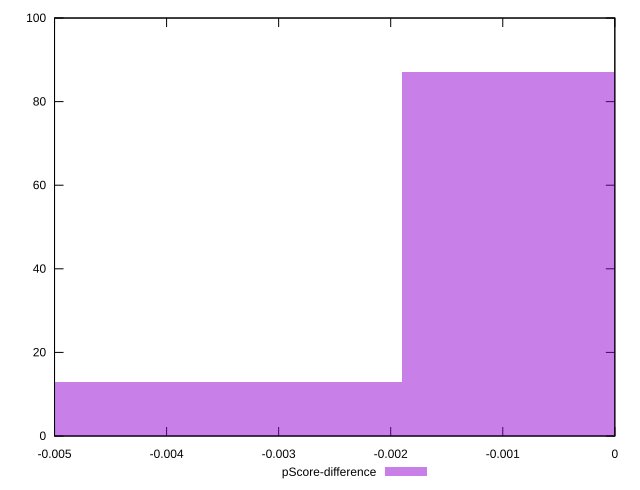

Here is the gnuplot script that generated this plot:
reset

$pScoreDifference <<EOF
0 87
-0.003793395765461268 13
EOF

set key outside below
set boxwidth 0.003793395765461268
set xrange [-0.0050000000000000044:0]
set yrange [0:100]
set trange [0:100]
set style fill transparent solid 0.5 noborder
set terminal svg size 640, 490 enhanced background rgb 'white'
set output "report_0_00242021-02-20T12:25:28.543Z/unminified-css/samples/pages+cached/pScore-difference/histogram.svg"

plot $pScoreDifference title "pScore-difference" with boxes

reset
